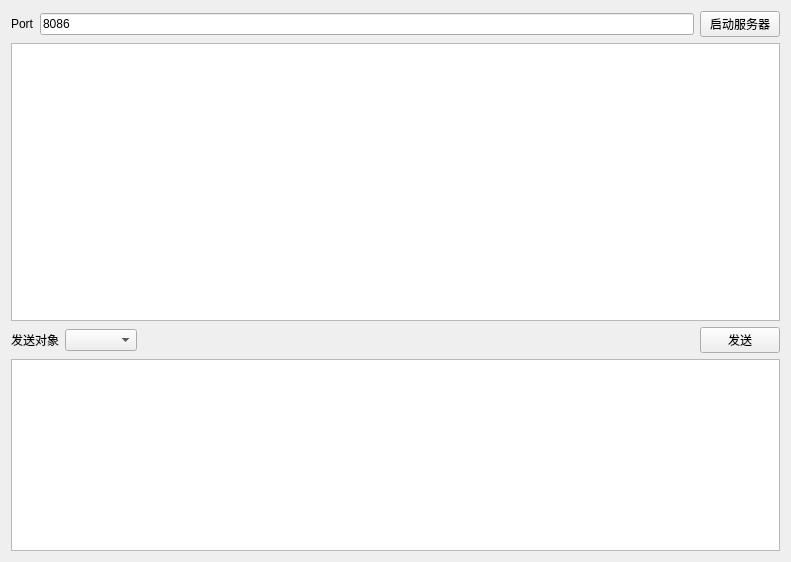
<?xml version="1.0" encoding="UTF-8"?>
<ui version="4.0">
 <class>Widget</class>
 <widget class="QWidget" name="Widget">
  <property name="geometry">
   <rect>
    <x>0</x>
    <y>0</y>
    <width>791</width>
    <height>562</height>
   </rect>
  </property>
  <property name="windowTitle">
   <string>Widget</string>
  </property>
  <layout class="QHBoxLayout" name="horizontalLayout">
   <item>
    <layout class="QVBoxLayout" name="verticalLayout" stretch="1,10,0,0">
     <item>
      <layout class="QHBoxLayout" name="horizontalLayout_2">
       <item>
        <widget class="QLabel" name="label_2">
         <property name="text">
          <string>Port</string>
         </property>
        </widget>
       </item>
       <item>
        <widget class="QLineEdit" name="lineEdit_Port">
         <property name="text">
          <string>8086</string>
         </property>
        </widget>
       </item>
       <item>
        <widget class="QPushButton" name="pushButton_StartServer">
         <property name="text">
          <string>启动服务器</string>
         </property>
        </widget>
       </item>
      </layout>
     </item>
     <item>
      <widget class="QTextBrowser" name="textBrowser_ServerMess"/>
     </item>
     <item>
      <layout class="QHBoxLayout" name="horizontalLayout_3">
       <item>
        <widget class="QLabel" name="label">
         <property name="text">
          <string>发送对象</string>
         </property>
        </widget>
       </item>
       <item>
        <widget class="QComboBox" name="comboBox_CilentID"/>
       </item>
       <item>
        <spacer name="horizontalSpacer">
         <property name="orientation">
          <enum>Qt::Horizontal</enum>
         </property>
         <property name="sizeHint" stdset="0">
          <size>
           <width>40</width>
           <height>20</height>
          </size>
         </property>
        </spacer>
       </item>
       <item>
        <widget class="QPushButton" name="pushButton_Trans">
         <property name="text">
          <string>发送</string>
         </property>
        </widget>
       </item>
      </layout>
     </item>
     <item>
      <widget class="QTextEdit" name="textEdit_SendMess">
       <property name="html">
        <string>&lt;!DOCTYPE HTML PUBLIC &quot;-//W3C//DTD HTML 4.0//EN&quot; &quot;http://www.w3.org/TR/REC-html40/strict.dtd&quot;&gt;
&lt;html&gt;&lt;head&gt;&lt;meta name=&quot;qrichtext&quot; content=&quot;1&quot; /&gt;&lt;style type=&quot;text/css&quot;&gt;
p, li { white-space: pre-wrap; }
&lt;/style&gt;&lt;/head&gt;&lt;body style=&quot; font-family:'SimSun'; font-size:9pt; font-weight:400; font-style:normal;&quot;&gt;
&lt;p style=&quot;-qt-paragraph-type:empty; margin-top:0px; margin-bottom:0px; margin-left:0px; margin-right:0px; -qt-block-indent:0; text-indent:0px;&quot;&gt;&lt;br /&gt;&lt;/p&gt;
&lt;p style=&quot;-qt-paragraph-type:empty; margin-top:0px; margin-bottom:0px; margin-left:0px; margin-right:0px; -qt-block-indent:0; text-indent:0px;&quot;&gt;&lt;br /&gt;&lt;/p&gt;&lt;/body&gt;&lt;/html&gt;</string>
       </property>
      </widget>
     </item>
    </layout>
   </item>
  </layout>
 </widget>
 <layoutdefault spacing="6" margin="11"/>
 <resources/>
 <connections/>
</ui>
